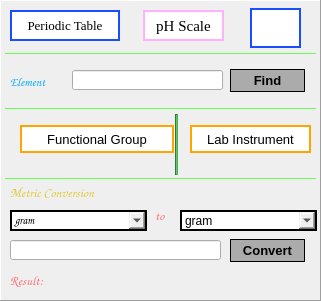
   <widget class="QFrame" name="chemistryFrame">
    <property name="geometry">
     <rect>
      <x>780</x>
      <y>540</y>
      <width>321</width>
      <height>301</height>
     </rect>
    </property>
    <property name="styleSheet">
     <string notr="true">QFrame#chemistryFrame
{
border:2px solid #f4d76b;
background-color: rgb(67, 67, 67);
}</string>
    </property>
    <property name="frameShape">
     <enum>QFrame::Panel</enum>
    </property>
    <property name="frameShadow">
     <enum>QFrame::Raised</enum>
    </property>
    <widget class="QPushButton" name="periodicTableButton">
     <property name="geometry">
      <rect>
       <x>10</x>
       <y>10</y>
       <width>110</width>
       <height>31</height>
      </rect>
     </property>
     <property name="font">
      <font>
       <family>Times New Roman</family>
       <pointsize>10</pointsize>
       <weight>50</weight>
       <italic>false</italic>
       <bold>false</bold>
      </font>
     </property>
     <property name="styleSheet">
      <string notr="true">QPushButton#periodicTableButton{
background-color: rgb(255, 255, 255);
border:2px solid #194eff;
font: 10pt &quot;Times New Roman&quot;;
}
QPushButton#periodicTableButton:hover{
background-color: rgb(255, 255, 255);
border:4px solid #194eff;
}</string>
     </property>
     <property name="text">
      <string>Periodic Table</string>
     </property>
    </widget>
    <widget class="QPushButton" name="phScaleButton">
     <property name="geometry">
      <rect>
       <x>143</x>
       <y>10</y>
       <width>81</width>
       <height>31</height>
      </rect>
     </property>
     <property name="font">
      <font>
       <family>Times New Roman</family>
       <pointsize>11</pointsize>
       <weight>50</weight>
       <italic>false</italic>
       <bold>false</bold>
      </font>
     </property>
     <property name="styleSheet">
      <string notr="true">QPushButton#phScaleButton{
background-color: rgb(255, 255, 255);
border:2px solid #ffb0ff;
font: 11pt &quot;Times New Roman&quot;;
}
QPushButton#phScaleButton:hover{
background-color: rgb(255, 255, 255);
border:4px solid #ffb0ff;
}</string>
     </property>
     <property name="text">
      <string>pH Scale</string>
     </property>
    </widget>
    <widget class="Line" name="line">
     <property name="geometry">
      <rect>
       <x>5</x>
       <y>45</y>
       <width>311</width>
       <height>16</height>
      </rect>
     </property>
     <property name="styleSheet">
      <string notr="true">color: rgb(103, 255, 80);</string>
     </property>
     <property name="frameShadow">
      <enum>QFrame::Plain</enum>
     </property>
     <property name="orientation">
      <enum>Qt::Horizontal</enum>
     </property>
    </widget>
    <widget class="QLabel" name="chemistrFrameTitleLabel_2">
     <property name="geometry">
      <rect>
       <x>10</x>
       <y>70</y>
       <width>66</width>
       <height>24</height>
      </rect>
     </property>
     <property name="font">
      <font>
       <family>Comic Sans MS</family>
       <pointsize>9</pointsize>
       <weight>50</weight>
       <italic>false</italic>
       <bold>false</bold>
      </font>
     </property>
     <property name="styleSheet">
      <string notr="true">font: 9pt &quot;Comic Sans MS&quot;;
color: rgb(3, 167, 255);</string>
     </property>
     <property name="text">
      <string>Element</string>
     </property>
    </widget>
    <widget class="QLineEdit" name="elementNamelineEdit">
     <property name="geometry">
      <rect>
       <x>72</x>
       <y>70</y>
       <width>151</width>
       <height>20</height>
      </rect>
     </property>
    </widget>
    <widget class="QPushButton" name="elementButton">
     <property name="geometry">
      <rect>
       <x>230</x>
       <y>69</y>
       <width>75</width>
       <height>23</height>
      </rect>
     </property>
     <property name="font">
      <font>
       <pointsize>10</pointsize>
       <weight>75</weight>
       <bold>true</bold>
      </font>
     </property>
     <property name="styleSheet">
      <string notr="true">QPushButton#elementButton
{
background-color: rgb(171, 171, 171);
border:1px solid black;
font-weight:bold;
}
QPushButton#elementButton:hover
{
border:1px solid rgb(171, 171, 171);
}</string>
     </property>
     <property name="text">
      <string>Find</string>
     </property>
    </widget>
    <widget class="Line" name="line_2">
     <property name="geometry">
      <rect>
       <x>5</x>
       <y>100</y>
       <width>311</width>
       <height>16</height>
      </rect>
     </property>
     <property name="styleSheet">
      <string notr="true">color: rgb(103, 255, 80);</string>
     </property>
     <property name="frameShadow">
      <enum>QFrame::Plain</enum>
     </property>
     <property name="orientation">
      <enum>Qt::Horizontal</enum>
     </property>
    </widget>
    <widget class="QPushButton" name="benzeneButton">
     <property name="geometry">
      <rect>
       <x>250</x>
       <y>8</y>
       <width>51</width>
       <height>40</height>
      </rect>
     </property>
     <property name="styleSheet">
      <string notr="true">QPushButton#benzeneButton
{
background-color: rgb(255, 255, 255);
border: 2px solid #194eff;
}
QPushButton#benzeneButton:hover
{
background-color: rgb(255, 255, 255);
border: 4px solid #194eff;
}</string>
     </property>
     <property name="text">
      <string/>
     </property>
    </widget>
    <widget class="Line" name="line_3">
     <property name="geometry">
      <rect>
       <x>5</x>
       <y>170</y>
       <width>311</width>
       <height>16</height>
      </rect>
     </property>
     <property name="styleSheet">
      <string notr="true">color: rgb(103, 255, 80);</string>
     </property>
     <property name="frameShadow">
      <enum>QFrame::Plain</enum>
     </property>
     <property name="orientation">
      <enum>Qt::Horizontal</enum>
     </property>
    </widget>
    <widget class="QLabel" name="chemistrFrameTitleLabel_4">
     <property name="geometry">
      <rect>
       <x>10</x>
       <y>180</y>
       <width>161</width>
       <height>24</height>
      </rect>
     </property>
     <property name="font">
      <font>
       <family>Comic Sans MS</family>
       <pointsize>10</pointsize>
       <weight>50</weight>
       <italic>false</italic>
       <bold>false</bold>
      </font>
     </property>
     <property name="styleSheet">
      <string notr="true">font: 10pt &quot;Comic Sans MS&quot;;
color: rgb(227, 202, 58);</string>
     </property>
     <property name="text">
      <string>Metric Conversion</string>
     </property>
    </widget>
    <widget class="QComboBox" name="metric1ComboBox">
     <property name="geometry">
      <rect>
       <x>10</x>
       <y>210</y>
       <width>137</width>
       <height>21</height>
      </rect>
     </property>
     <property name="font">
      <font>
       <family>Comic Sans MS</family>
       <pointsize>8</pointsize>
       <weight>50</weight>
       <italic>false</italic>
       <bold>false</bold>
      </font>
     </property>
     <property name="styleSheet">
      <string notr="true">QComboBox#metric1ComboBox
{
border: 2px solid black;
	font: 8pt &quot;Comic Sans MS&quot;;
}
QComboBox#metric1ComboBox:hover
{
border: 2px solid grey;
	font: 8pt &quot;Comic Sans MS&quot;;
}</string>
     </property>
     <item>
      <property name="text">
       <string>gram</string>
      </property>
     </item>
     <item>
      <property name="text">
       <string>kilogram</string>
      </property>
     </item>
     <item>
      <property name="text">
       <string>liter</string>
      </property>
     </item>
     <item>
      <property name="text">
       <string>milliliter</string>
      </property>
     </item>
     <item>
      <property name="text">
       <string>cubic meter</string>
      </property>
     </item>
     <item>
      <property name="text">
       <string>degree celcius</string>
      </property>
     </item>
     <item>
      <property name="text">
       <string>kelvin</string>
      </property>
     </item>
    </widget>
    <widget class="QLabel" name="chemistrFrameTitleLabel_5">
     <property name="geometry">
      <rect>
       <x>155</x>
       <y>205</y>
       <width>20</width>
       <height>21</height>
      </rect>
     </property>
     <property name="font">
      <font>
       <family>Comic Sans MS</family>
       <pointsize>10</pointsize>
       <weight>50</weight>
       <italic>false</italic>
       <bold>false</bold>
      </font>
     </property>
     <property name="styleSheet">
      <string notr="true">font: 10pt &quot;Comic Sans MS&quot;;
color: rgb(255, 115, 115);</string>
     </property>
     <property name="text">
      <string>to</string>
     </property>
    </widget>
    <widget class="QComboBox" name="metric2ComboBox">
     <property name="geometry">
      <rect>
       <x>180</x>
       <y>210</y>
       <width>137</width>
       <height>21</height>
      </rect>
     </property>
     <property name="styleSheet">
      <string notr="true">QComboBox#metric2ComboBox
{
border: 2px solid black;
	font: 8pt &quot;Comic Sans MS&quot;;
}
QComboBox#metric2ComboBox:hover
{
border: 2px solid grey;
	font: 8pt &quot;Comic Sans MS&quot;;
}</string>
     </property>
     <item>
      <property name="text">
       <string>gram</string>
      </property>
     </item>
     <item>
      <property name="text">
       <string>kilogram</string>
      </property>
     </item>
     <item>
      <property name="text">
       <string>liter</string>
      </property>
     </item>
     <item>
      <property name="text">
       <string>milliliter</string>
      </property>
     </item>
     <item>
      <property name="text">
       <string>cubic meter</string>
      </property>
     </item>
     <item>
      <property name="text">
       <string>degree celcius</string>
      </property>
     </item>
     <item>
      <property name="text">
       <string>kelvin</string>
      </property>
     </item>
     <item>
      <property name="text">
       <string/>
      </property>
     </item>
    </widget>
    <widget class="QLineEdit" name="metricLineEdit">
     <property name="geometry">
      <rect>
       <x>10</x>
       <y>240</y>
       <width>211</width>
       <height>20</height>
      </rect>
     </property>
    </widget>
    <widget class="QPushButton" name="metricButton">
     <property name="geometry">
      <rect>
       <x>230</x>
       <y>239</y>
       <width>75</width>
       <height>23</height>
      </rect>
     </property>
     <property name="font">
      <font>
       <pointsize>10</pointsize>
       <weight>75</weight>
       <bold>true</bold>
      </font>
     </property>
     <property name="styleSheet">
      <string notr="true">QPushButton#metricButton
{
background-color: rgb(171, 171, 171);
border:1px solid black;
font-weight:bold;
}
QPushButton#metricButton:hover
{
border:1px solid rgb(171, 171, 171);
}</string>
     </property>
     <property name="text">
      <string>Convert</string>
     </property>
    </widget>
    <widget class="QLabel" name="metricResultLabel">
     <property name="geometry">
      <rect>
       <x>10</x>
       <y>270</y>
       <width>261</width>
       <height>21</height>
      </rect>
     </property>
     <property name="font">
      <font>
       <family>Comic Sans MS</family>
       <pointsize>10</pointsize>
       <weight>50</weight>
       <italic>false</italic>
       <bold>false</bold>
      </font>
     </property>
     <property name="styleSheet">
      <string notr="true">font: 10pt &quot;Comic Sans MS&quot;;
color: rgb(255, 115, 115);</string>
     </property>
     <property name="text">
      <string>Result:</string>
     </property>
    </widget>
    <widget class="QPushButton" name="functionalGroupButton">
     <property name="geometry">
      <rect>
       <x>20</x>
       <y>125</y>
       <width>154</width>
       <height>28</height>
      </rect>
     </property>
     <property name="font">
      <font>
       <pointsize>10</pointsize>
      </font>
     </property>
     <property name="styleSheet">
      <string notr="true">QPushButton#functionalGroupButton{
background-color: rgb(255, 255, 255);
border:2px solid  orange;
}
QPushButton#functionalGroupButton:hover{
background-color: rgb(255, 255, 255);
border:4px solid orange;
}</string>
     </property>
     <property name="text">
      <string>Functional Group</string>
     </property>
    </widget>
    <widget class="Line" name="line_4">
     <property name="geometry">
      <rect>
       <x>175</x>
       <y>114</y>
       <width>3</width>
       <height>61</height>
      </rect>
     </property>
     <property name="styleSheet">
      <string notr="true">background-color:rgb(78, 175, 85);</string>
     </property>
     <property name="orientation">
      <enum>Qt::Vertical</enum>
     </property>
    </widget>
    <widget class="QPushButton" name="labInstrumentButton">
     <property name="geometry">
      <rect>
       <x>190</x>
       <y>125</y>
       <width>121</width>
       <height>28</height>
      </rect>
     </property>
     <property name="font">
      <font>
       <pointsize>10</pointsize>
      </font>
     </property>
     <property name="styleSheet">
      <string notr="true">QPushButton#labInstrumentButton{
background-color: rgb(255, 255, 255);
border:2px solid  orange;
}
QPushButton#labInstrumentButton:hover{
background-color: rgb(255, 255, 255);
border:4px solid orange;
}</string>
     </property>
     <property name="text">
      <string>Lab Instrument</string>
     </property>
    </widget>
   </widget>
